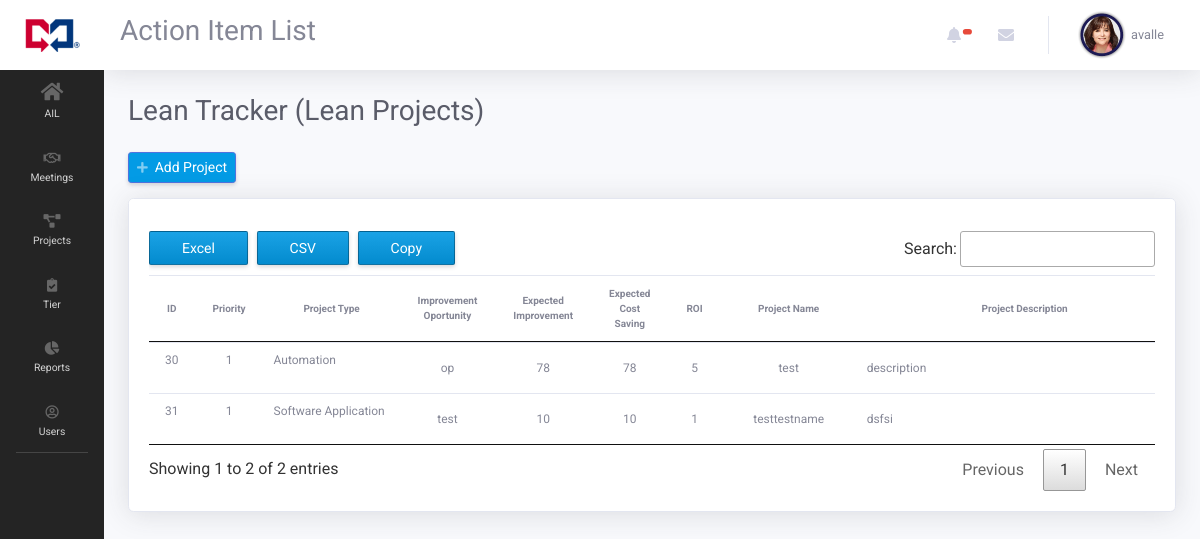
Page /index.php?page=project_list_lean (signed in) on the committed database.
### tables this page shows
CREATE TABLE `projects` (
  `project_id` int(11) NOT NULL,
  `lean` int(1) NOT NULL DEFAULT 0,
  `project_name` varchar(255) NOT NULL,
  `project_description` text NOT NULL,
  `project_department` int(11) NOT NULL,
  `project_owner` int(11) NOT NULL,
  `project_support` int(11) NOT NULL,
  `project_start_date` date NOT NULL,
  `project_promise_date` date NOT NULL,
  `project_end_date` date NOT NULL,
  `project_status` int(1) NOT NULL COMMENT '0 cancelled\r\n1 complete\r\n2 suspended',
  `project_active` int(1) NOT NULL DEFAULT 1,
  `project_complete` int(1) NOT NULL,
  `project_priority` int(2) NOT NULL DEFAULT 0,
  `project_type` varchar(255) NOT NULL,
  `improvement_oportunity` varchar(255) NOT NULL,
  `key_indicator_id` int(11) NOT NULL,
  `expected_improvement` float NOT NULL,
  `achieved_improvement` float NOT NULL,
  `expected_cost_saving` float NOT NULL,
  `achieved_cost_saving` float NOT NULL,
  `roi` float NOT NULL
);

### views/pages/projects/project_list_lean.php (the view, shortened to what this page needs)
<h1 class="h3 mb-4 text-gray-800">Lean Tracker (Lean Projects)</h1>
<div style="margin-bottom:15px;">
    <a  href="index.php?page=project_add" id="add-newuser" class="d-none d-sm-inline-block btn btn-sm btn-primary shadow-sm" ><i class="fas fa-plus fa-sm text-white-50"></i>&nbsp;&nbsp;Add Project</a>
</div>
<div class="card shadow mb-4">
    <div class="card-header py-3">
    </div>
        <div class="card-body">
            <div style="margin-top:-20px;" class="table-responsive">
            <table  style="font-size: 14px; vertical-align:middle; " class="table  order-column " id="dataTableExcel" width="100%" cellspacing="0">
                <thead>
                <tr>
                    <th class="text-center" style="font-size: 10px; vertical-align:middle; ">ID</th>
                    <th class="text-center" style="font-size: 10px; vertical-align:middle; ">Priority</th>
                    <th class="text-center" style="font-size: 10px; vertical-align:middle; min-width: 100px;">Project Type</th>
                    <th class="text-center" style="font-size: 10px; vertical-align:middle; min-width:50px;">Improvement Oportunity</th>
                    <th class="text-center" style="font-size: 10px; vertical-align:middle; ">Expected Improvement</th>
                    <th class="text-center" style="font-size: 10px; vertical-align:middle; ">Expected Cost Saving</th>
                    <th class="text-center" style="font-size: 10px; vertical-align:middle; ">ROI</th>
                    <th class="text-center" style="font-size: 10px; vertical-align:middle;min-width: 100px; ">Project Name</th>
                    <th class="text-center" style="min-width: 300px !important; font-size: 10px; vertical-align:middle;">Project Description</th>
                </tr>
                </thead>
                <tbody>
                    <?php
                    if($_SESSION['quatroapp_user_level'] >= 1)
                    {
                        $query = "SELECT * FROM projects
                        LEFT JOIN departments ON projects.project_department = departments.department_id
                        LEFT JOIN users as owner ON projects.project_owner = owner.user_id
                        LEFT JOIN users as support ON projects.project_support = support.user_id
                        WHERE project_active = 1 AND  project_status != 1 AND lean = 1";
                    }
                    $result = mysqli_query($connection, $query);
                    while($row = mysqli_fetch_array($result)):
                    ?>
                        <tr>
                            <td style="text-align: center;"><?php echo $row['project_id'];  ?></td>
                            <td style="text-align: center;">
                                <?php
                                    if(isset($row['project_priority']) && $row['project_priority'] != 0)
                                    {
                                        echo $row['project_priority'];
                                    }
                                    else
                                    {
                                        echo "N/A";
                                    }
                                ?>
                            </td>
                            <td>
                            <?php
                                if(isset($row['project_type']) && $row['project_type'] != '')
                                {
                                    echo $row['project_type'];
                                }
                                else
                                {
                                    echo "N/A";
                                }
                            ?>
                            </td>
                            <td style="text-align: center;">
                                <?php
                                if(isset($row['improvement_oportunity']) && $row['improvement_oportunity'] != '')
                                {
                                    echo $row['improvement_oportunity'];
                                }
                                else
                                {
                                    echo "N/A";
                                }
                                ?>
                            </td>
                            <td style="text-align: center;">
                                <?php
                                if(isset($row['expected_improvement']) && $row['expected_improvement'] != '')
                                {
                                    echo $row['expected_improvement'];
                                }
                                else
                                {
                                    echo "N/A";
                                }
                                ?>
                            </td>
                            <td style="text-align: center;">
                                <?php
                                if(isset($row['expected_cost_saving']) && $row['expected_cost_saving'] != '')
                                {
                                    echo $row['expected_cost_saving'];
                                }
                                else
                                {
                                    echo "N/A";
                                }
                                ?>
                            </td>
                            <td style="text-align: center;">
                                <?php
                                if(isset($row['roi']) && $row['roi'] != '')
                                {
                                    echo $row['roi'];
                                }
                                else
                                {
                                    echo "N/A";
                                }
                                ?>
                            </td>
                            <td style="text-align: center;"><?php echo $row['project_name'];  ?></td>
                            <td style="text-align: justify;"><?php echo $row['project_description'];  ?></td>
                        </tr>
                    <?php endwhile; ?>
                </tbody>
            </table>
        </div>
    </div>
</div>

### views/includes/header.php (style rules this page uses)
body { font-family: 'Roboto', sans-serif; }
tr { font-size: 12px; }
.btn-primary { background-color: #039be5; }
.table-responsive { width: 100%; }
.card-header { background-color: #fff; border-bottom: #fff; }
td { vertical-align: middle; }
.odd { vertical-align: middle; }
.even { vertical-align: middle; }

### rows in the picture
projects: project_id "30", project_priority "1", project_type "Automation", improvement_oportunity "op", expected_improvement "78", expected_cost_saving "78", roi "5", project_name "test", project_description "description"
projects: project_id "31", project_priority "1", project_type "Software Application", improvement_oportunity "test", expected_improvement "10", expected_cost_saving "10", roi "1", project_name "testtestname", project_description "dsfsi"

### other values in the picture
$_SESSION['quatroapp_user_name'] "avalle"
